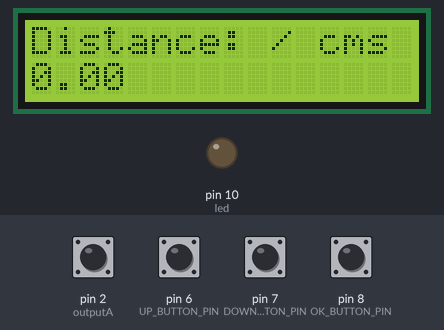
Simulated run of this sketch. Board: Arduino Uno, built with avr-gcc and run on an emulated ATmega328P. Parts: 16×2 character LCD, output pins drawn as LEDs (lit = HIGH). The test bench sets the inputs (shaded band); at power-on: pin 2 (outputA), pin 6 (UP_BUTTON_PIN), pin 7 (DOWN_BUTTON_PIN), pin 8 (OK_BUTTON_PIN) HIGH. EEPROM starts erased; what the sketch prints to the serial monitor is not drawn.

Above: at 5.3 s.
5.4 s: pin 8 (OK_BUTTON_PIN) pulled LOW for 3.2 s
At 8.0 s:
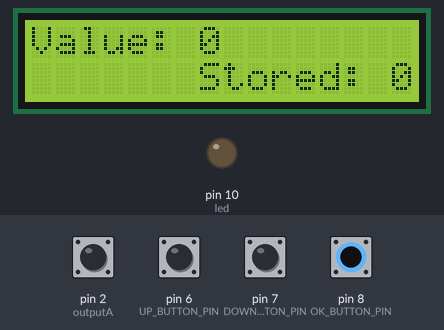
10.1 s: pin 8 (OK_BUTTON_PIN) pulled LOW for 0.15 s
At 11.9 s:
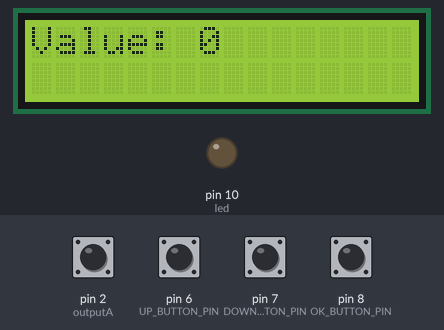
12.6 s: pin 6 (UP_BUTTON_PIN) pulled LOW for 1 s
At 13.8 s:
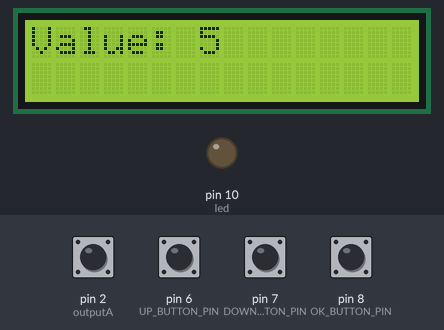
15.1 s: pin 6 (UP_BUTTON_PIN) pulled LOW for 0.15 s
At 15.5 s:
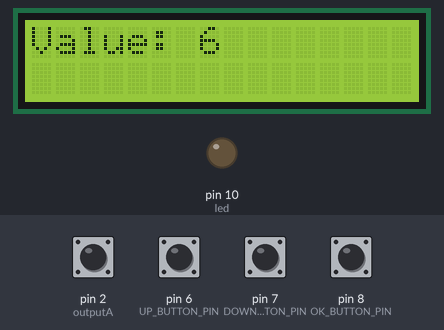
Timing chart, 0 to 17.7 s (numbered marks = the images above; inputs shaded):
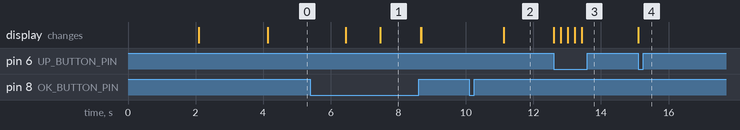

Measured:
- after the input at 5.4 s, the display: first changes after 1.0 s (image 1 shows a later state)
- after the input at 10.1 s, the display: changes after 1.0 s (image 2)
- after the input at 12.6 s, the display: first changes at once (image 3 shows a later state)
- after the input at 15.1 s, the display: changes at once (image 4)

The sketch:

winder.ino
```cpp
#include <LiquidCrystal_I2C.h>
#include <EEPROM.h>
LiquidCrystal_I2C lcd(0x27, 16, 2);

#define outputA 2 // CLK pin
#define outputB 3 // DT pin
#define rstbtn 4  // reset button pin
// Button pins
const int UP_BUTTON_PIN = 6;
const int DOWN_BUTTON_PIN = 7;
const int OK_BUTTON_PIN = 8;
// EEPROM address to store the value
const int EEPROM_ADDRESS = 0;
int buzzerPin = 9;
uint16_t led = 10;
int value = 0;       // The value to be set
int storedValue = 0; // The value stored in EEPROM

int counter = 0;
const float pi = 3.14; // Pi value

const int R = 7;  // Radius of the wheel from center to edge
const int N = 40; // no of steps for one rotation
float distance = 0;

void setup()
{
    // Initialize LCD
    Serial.begin(9600);
    lcd.init();
    lcd.backlight();
    lcd.setCursor(0, 0);
    lcd.print("Measuring Wheel");
    delay(2000);
    lcd.clear();

    lcd.print("Value: ");
    lcd.setCursor(7, 0);
    lcd.print(value);

    // Read the stored value from EEPROM
    storedValue = EEPROM.read(EEPROM_ADDRESS);
    lcd.setCursor(7, 1);
    lcd.print("Stored: ");
    lcd.print(storedValue);
    delay(2000);
    lcd.clear();
    pinMode(UP_BUTTON_PIN, INPUT_PULLUP);
    pinMode(DOWN_BUTTON_PIN, INPUT_PULLUP);
    pinMode(OK_BUTTON_PIN, INPUT_PULLUP);
    pinMode(led, OUTPUT);
    // Initialize encoder pins
    pinMode(outputA, INPUT);
    pinMode(outputB, INPUT);
    pinMode(rstbtn, INPUT_PULLUP);
    attachInterrupt(digitalPinToInterrupt(outputA), readEncoder, FALLING);
}

void readEncoder()
{
    int bValue = digitalRead(outputB);
    if (bValue == HIGH)
    {
        counter++; // Clockwise
    }
    if (bValue == LOW)
    {
        counter--; // Counterclockwise
    }
}

// Get the counter value, disabling interrupts.
// This make sure readEncoder() doesn't change the value
// while we're reading it.
int getCounter()
{
    int result;
    noInterrupts();
    result = counter;
    interrupts();
    return result;
}

void resetCounter()
{
    noInterrupts();
    counter = 0;
    interrupts();
}

void loop()
{
    distance = ((2 * pi * R) / N) * getCounter();
    if (distance <= 0)
        distance = 0;
    lcd.setCursor(0, 0);
    lcd.print("Distance: / cms");
    lcd.setCursor(0, 1);
    lcd.print(distance);
    lcd.print("        ");
    if (distance > value)
    {
        tone(buzzerPin, 1000, 2000);
        noTone(buzzerPin);
        tone(buzzerPin, 1000, 2000);
        noTone(buzzerPin);
        digitalWrite(led, HIGH);
        //    if (digitalRead(OK_BUTTON_PIN) == LOW)
        // {
        //  resetCounter();
        //   distance = 0;
        // break;
        // }
    }
    else
    {
        digitalWrite(led, LOW);
    }
    if (digitalRead(OK_BUTTON_PIN) == LOW)
    {
        resetCounter();
        Serial.println("button pressed");
        delay(1000);
        lcd.clear();
        lcd.print("Value: ");
        lcd.setCursor(7, 0);
        lcd.print("   "); // Clear previous value
        lcd.setCursor(7, 0);
        lcd.print(value);
        while (1)
        {
            setDistance();
            if (!digitalRead(OK_BUTTON_PIN))
            {
                Serial.println("done");
                delay(1000);
                lcd.clear();
                break;
            }
            /* code */
        }
    }
}

void setDistance()
{
    int upButtonState = digitalRead(UP_BUTTON_PIN);
    int downButtonState = digitalRead(DOWN_BUTTON_PIN);
    int okButtonState = digitalRead(OK_BUTTON_PIN);

    if (upButtonState == LOW)
    {
        value++;
        lcd.setCursor(7, 0);
        lcd.print("   "); // Clear previous value
        lcd.setCursor(7, 0);
        lcd.print(value);
        delay(200); // Debounce delay
    }

    if (downButtonState == LOW)
    {
        value--;
        if (value < 0)
            value = 0;
        lcd.setCursor(7, 0);
        lcd.print("   "); // Clear previous value
        lcd.setCursor(7, 0);
        lcd.print(value);
        delay(200); // Debounce delay
    }

    if (okButtonState == LOW)
    {
        lcd.setCursor(7, 1);
        lcd.print("   "); // Clear previous stored value
        lcd.setCursor(7, 1);
        lcd.print("Saving...");
        EEPROM.write(EEPROM_ADDRESS, value);
        delay(1000); // Display "Saving..." for 1 second
        lcd.setCursor(7, 1);
        lcd.print("       "); // Clear "Saving..."
        lcd.setCursor(7, 1);
        lcd.print("Stored: ");
        lcd.print(value);
        delay(200); // Debounce delay
    }
}
```
